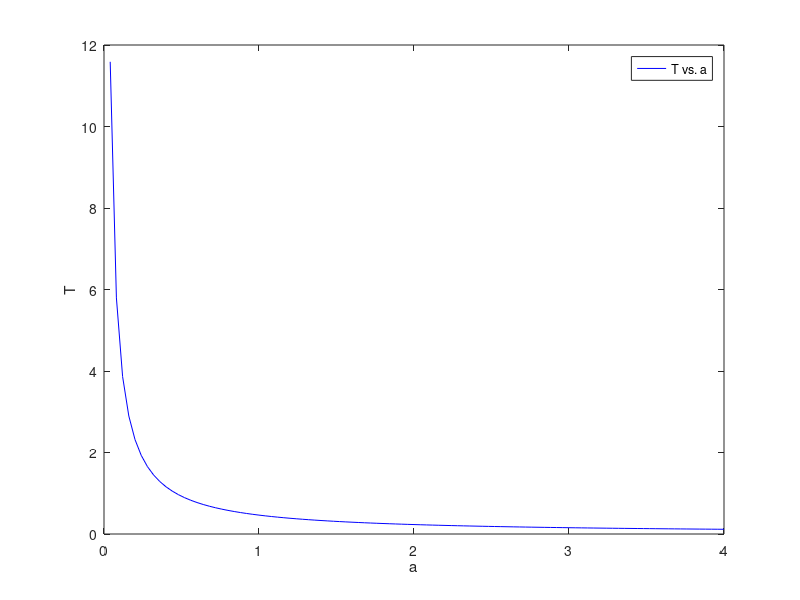

Reproduce this figure in MATLAB.
clc
clear all
N=100;
d=4/N;
for k=1:N
    a(k)=d+(k-1)*d;
    y=@(x)1./sqrt(8*(a(k).^4-x.^4));
    T(k)=quad(y,0,a(k));
end
plot(a,T,'b')
xlabel('a');ylabel('T')
legend({'T vs. a'});
    
        
        
    